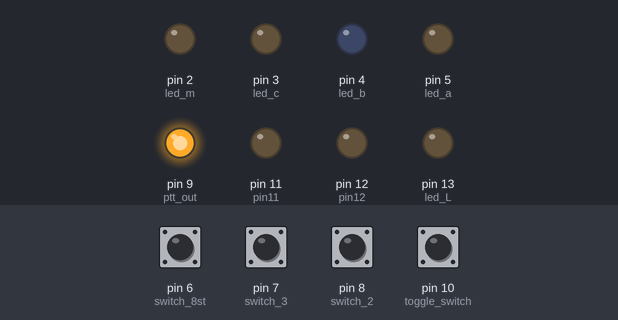
The sketch below on a simulated Arduino Uno, built with avr-gcc and run on an emulated ATmega328P. On the bench: output pins drawn as LEDs (lit = HIGH). The inputs (shaded band) are chosen by the test bench; at power-on: pin 6 (switch_8st), pin 7 (switch_3), pin 8 (switch_2), pin 10 (toggle_switch) HIGH.

Above: at 2.5 s.
2.6 s: pin 10 (toggle_switch) pulled LOW for 0.15 s
At 3.8 s:
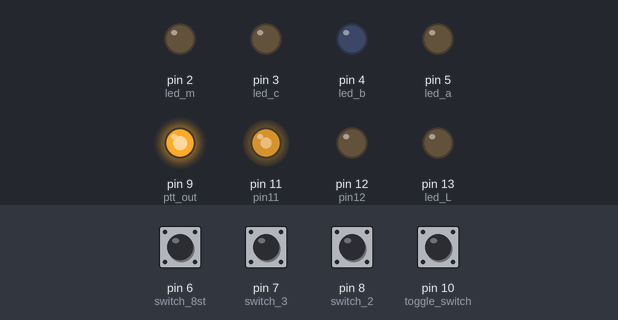
4.3 s: pin 10 (toggle_switch) pulled LOW for 1 s
At 5.1 s:
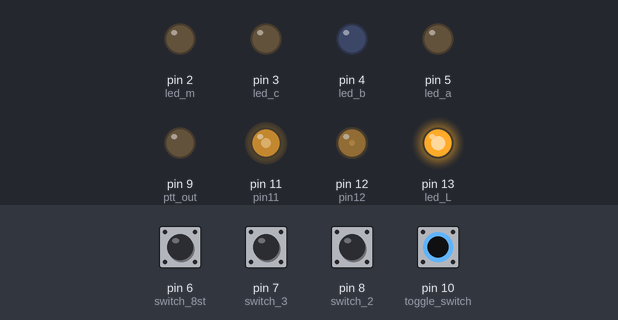
6.8 s: pin 10 (toggle_switch) pulled LOW for 0.15 s
At 8.2 s:
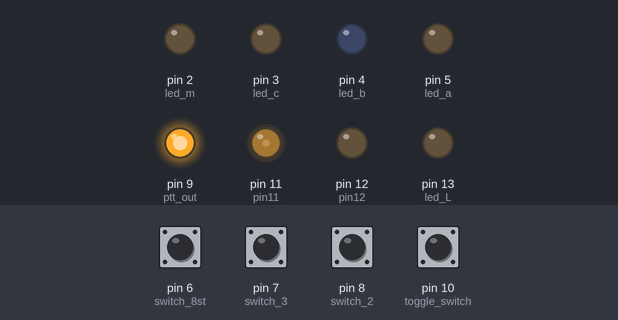
8.5 s: pin 10 (toggle_switch) pulled LOW for 3.2 s
At 12.1 s:
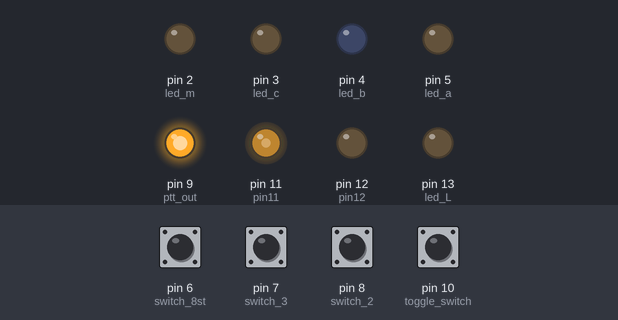
13.2 s: pin 10 (toggle_switch) pulled LOW for 0.15 s
At 14.3 s:
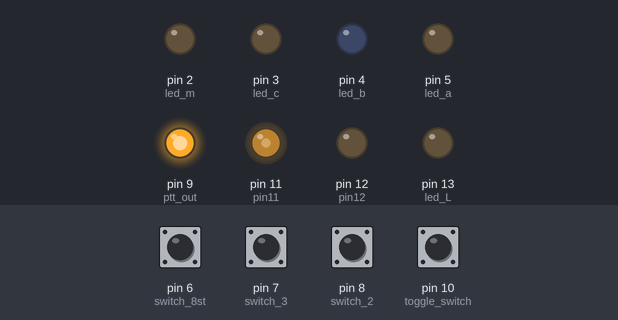
14.8 s: pin 10 (toggle_switch) pulled LOW for 0.15 s
At 15.5 s:
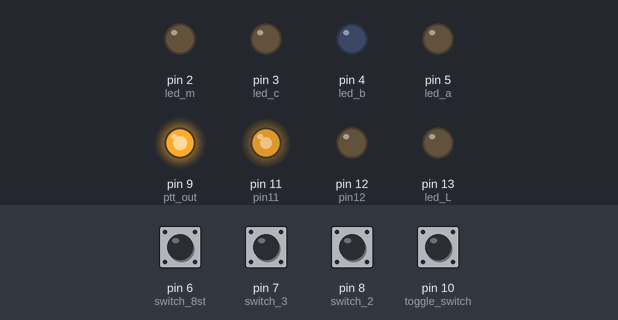
Timing chart, 0 to 17.5 s (numbered marks = the images above; inputs shaded):
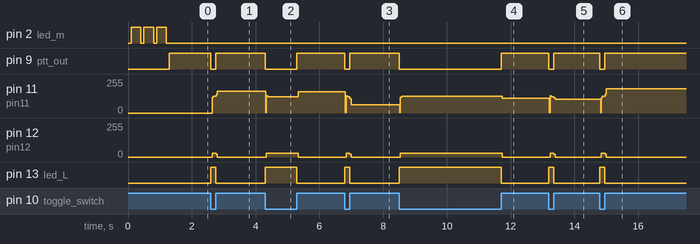

Measured:
- after the input at 2.6 s, pin 9 (ptt_out): HIGH → LOW at once, → HIGH 0.15 s later; pin 11 (pin11): 0/255 → 125/255 at once, → 164/255 0.12 s later; pin 12 (pin12): 0/255 → 27/255 at once, → 0/255 0.12 s later; pin 13 (led_L): LOW → HIGH at once, → LOW 0.15 s later
- after the input at 4.3 s, pin 9 (ptt_out): HIGH → LOW at once, → HIGH 1.0 s later; pin 11 (pin11): 164/255 → 122/255 at once, → 161/255 1.0 s later; pin 12 (pin12): 0/255 → 27/255 at once, → 0/255 1.0 s later; pin 13 (led_L): LOW → HIGH at once, → LOW 1.0 s later
- after the input at 6.8 s, pin 9 (ptt_out): HIGH → LOW at once, → HIGH 0.15 s later; pin 11 (pin11): 161/255 → 122/255 at once, → 62/255 0.14 s later; pin 12 (pin12): 0/255 → 27/255 at once, → 0/255 0.12 s later; pin 13 (led_L): LOW → HIGH at once, → LOW 0.15 s later
- after the input at 8.5 s, pin 9 (ptt_out): HIGH → LOW at once, → HIGH 3.2 s later; pin 11 (pin11): 62/255 → 125/255 at once, → 111/255 3.2 s later; pin 12 (pin12): 0/255 → 27/255 at once, → 0/255 3.2 s later; pin 13 (led_L): LOW → HIGH at once, → LOW 3.2 s later
- after the input at 13.2 s, pin 9 (ptt_out): HIGH → LOW at once, → HIGH 0.15 s later; pin 11 (pin11): 111/255 → 122/255 at once, → 105/255 0.14 s later; pin 12 (pin12): 0/255 → 27/255 at once, → 0/255 0.12 s later; pin 13 (led_L): LOW → HIGH at once, → LOW 0.15 s later
- after the input at 14.8 s, pin 9 (ptt_out): HIGH → LOW at once, → HIGH 0.15 s later; pin 11 (pin11): 105/255 → 125/255 at once, → 181/255 0.14 s later; pin 12 (pin12): 0/255 → 27/255 at once, → 0/255 0.12 s later; pin 13 (led_L): LOW → HIGH at once, → LOW 0.15 s later

The sketch:

ctss_encoder_pa3guo_fix_12may2016.ino
```cpp
// -------------------------------------------------------
// CTCSS Encoder by Henk Hamoen, PA3GUO, The Netherlands.
// March 2016
//
// Credits CtcssTone libraries: Jan van Lienden PE1CID.
// -------------------------------------------------------

#include "CtcssToneId.h"
#include "CtcssTone.h"

// variables for the (morse code timing) of the flash LED
// -------------------------------------------------------
const int flash_start   = 100;
const int flash_dash    = 300;
const int flash_dot     = 100;
const int flash_spacing = 100;

// variables that define the inputs & outputs of the Arduino
// -------------------------------------------------------
const int toggle_switch =  10;
const int ptt_out = 9;
const int switch_1      =   9; // LSB
const int switch_2      =   8; // MSB (4 states)
const int switch_3      =   7; // MSB (8 states)
const int switch_8st    =   6; // '0' 4 states, '1' 8 states
const int led_a         =   5; // LSB
const int led_b         =   4; // MSB (4 states)
const int led_c         =   3; // MSB (8 states)
const int led_m         =   2; // morse code LED
const int led_L         =    LED_BUILTIN; // default

// variables that define the 4 (or 8) states of the finite state machine (FSM)
// -------------------------------------------------------
const int state_1       =   1; //  71,9 Hz region B: South NL
const int state_2       =   2; //  77,0 Hz region D: Mid & East NL
const int state_3       =   3; //  82,5 Hz region F: North NL
const int state_4       =   4; //  88,5 Hz region H: West NL
const int state_5       =   5; //  79,9 Hz region E: West-Vlaanderen en Oost-Vlaanderen Belgium
const int state_6       =   6; // 131,8 Hz region T: Antwerpen, Limburg, Vlaams-Brabant, Waals-Brabant en het Brussels gewest Belgium
const int state_7       =   7; // 110,0 Hz region O: Germany
const int state_8       =   8; // 123,0 Hz region R: Germany

// variously temporal values
// -------------------------------------------------------
int state;
int val_1;
int val_2;
int val_3;
int val_8st;
int val_t = 1;

// function that flashes the associated letter/character of a state in morse code (B, D, ...)
// -------------------------------------------------------
int send_morse_code(int statee){
  if (statee == state_1)
    {delay(flash_start); // B: -...
     digitalWrite(led_m, HIGH);delay(flash_dash);digitalWrite(led_m, LOW);delay(flash_spacing);
     digitalWrite(led_m, HIGH);delay(flash_dot); digitalWrite(led_m, LOW);delay(flash_spacing);
     digitalWrite(led_m, HIGH);delay(flash_dot); digitalWrite(led_m, LOW);delay(flash_spacing);
     digitalWrite(led_m, HIGH);delay(flash_dot); digitalWrite(led_m, LOW);delay(flash_spacing);
    }
  else if (statee == state_2)
    {delay(flash_start); // D: -..
     digitalWrite(led_m, HIGH);delay(flash_dash);digitalWrite(led_m, LOW);delay(flash_spacing);
     digitalWrite(led_m, HIGH);delay(flash_dot); digitalWrite(led_m, LOW);delay(flash_spacing);
     digitalWrite(led_m, HIGH);delay(flash_dot); digitalWrite(led_m, LOW);delay(flash_spacing);
    }
  else if (statee == state_3)
    {delay(flash_start); // F: ..-.
     digitalWrite(led_m, HIGH);delay(flash_dot); digitalWrite(led_m, LOW);delay(flash_spacing);
     digitalWrite(led_m, HIGH);delay(flash_dot); digitalWrite(led_m, LOW);delay(flash_spacing);
     digitalWrite(led_m, HIGH);delay(flash_dash);digitalWrite(led_m, LOW);delay(flash_spacing);
     digitalWrite(led_m, HIGH);delay(flash_dot); digitalWrite(led_m, LOW);delay(flash_spacing);
    }
  else if (statee == state_4)
    {delay(flash_start); // H: ....
     digitalWrite(led_m, HIGH);delay(flash_dot); digitalWrite(led_m, LOW);delay(flash_spacing);
     digitalWrite(led_m, HIGH);delay(flash_dot); digitalWrite(led_m, LOW);delay(flash_spacing);
     digitalWrite(led_m, HIGH);delay(flash_dot); digitalWrite(led_m, LOW);delay(flash_spacing);
     digitalWrite(led_m, HIGH);delay(flash_dot); digitalWrite(led_m, LOW);delay(flash_spacing);
    }
  else if (statee == state_5)
    {delay(flash_start); // E: .
     digitalWrite(led_m, HIGH);delay(flash_dot); digitalWrite(led_m, LOW);delay(flash_spacing);
     }
  else if (statee == state_6)
    {delay(flash_start); // T: -
     digitalWrite(led_m, HIGH);delay(flash_dash);digitalWrite(led_m, LOW);delay(flash_spacing);
     }
  else if (statee == state_7)
    {delay(flash_start); // O: ---
     digitalWrite(led_m, HIGH);delay(flash_dash);digitalWrite(led_m, LOW);delay(flash_spacing);
     digitalWrite(led_m, HIGH);delay(flash_dash);digitalWrite(led_m, LOW);delay(flash_spacing);
     digitalWrite(led_m, HIGH);delay(flash_dash);digitalWrite(led_m, LOW);delay(flash_spacing);
     }
  else if (statee == state_8)
    {delay(flash_start); // R: .-.
     digitalWrite(led_m, HIGH);delay(flash_dot); digitalWrite(led_m, LOW);delay(flash_spacing);
     digitalWrite(led_m, HIGH);delay(flash_dash);digitalWrite(led_m, LOW);delay(flash_spacing);
     digitalWrite(led_m, HIGH);delay(flash_dot); digitalWrite(led_m, LOW);delay(flash_spacing);
    }
}

// the setup routine that runs only once (at start up)
// -------------------------------------------------------

void setup()
{
  // configure the inputs and outputs
  // -------------------------------------
  pinMode(led_a, OUTPUT);
  pinMode(led_b, OUTPUT);
  pinMode(led_c, OUTPUT);
  pinMode(led_m, OUTPUT);
  pinMode(led_L, OUTPUT);

  pinMode(toggle_switch, INPUT_PULLUP);
  pinMode(ptt_out, OUTPUT);
  //pinMode(switch_1,      INPUT_PULLUP);
  pinMode(switch_2,      INPUT_PULLUP);
  pinMode(switch_3,      INPUT_PULLUP);
  pinMode(switch_8st,    INPUT_PULLUP);

  // read start-up state from the switches
  // -------------------------------------
  val_1   = digitalRead(switch_1);
  val_2   = digitalRead(switch_2);
  val_3   = digitalRead(switch_3);
  val_8st = digitalRead(switch_8st);

  if (val_8st==0)  // 4 states mode
  {
    if      (val_2 == 0 && val_1 == 0)              {state = state_1;}
    else if (val_2 == 0 && val_1 == 1)              {state = state_2;}
    else if (val_2 == 1 && val_1 == 0)              {state = state_3;}
    else                                            {state = state_4;}
  }
  else if (val_8st==1)  // 8 states mode
  {
    if      (val_3 == 0 && val_2 == 0 && val_1 == 0) {state = state_1;}
    else if (val_3 == 0 && val_2 == 0 && val_1 == 1) {state = state_2;}
    else if (val_3 == 0 && val_2 == 1 && val_1 == 0) {state = state_3;} // fixed
    else if (val_3 == 0 && val_2 == 1 && val_1 == 1) {state = state_4;}
    else if (val_3 == 1 && val_2 == 0 && val_1 == 0) {state = state_5;}
    else if (val_3 == 1 && val_2 == 0 && val_1 == 1) {state = state_6;}
    else if (val_3 == 1 && val_2 == 1 && val_1 == 0) {state = state_7;} // fixed
    else                                             {state = state_8;}
  }

  send_morse_code(state);

  // initialise the CTCSS tone generation
  // -------------------------------------
  CtcssTone.init();

}

// main program loop
// -------------------------------------

void loop() {
  val_t   = digitalRead(toggle_switch);
  if (val_t == 0 ) {
    digitalWrite(led_L, HIGH);
    digitalWrite(ptt_out, LOW);
    CtcssTone.tone_on(tone_ctcss_R);
  } else {
    digitalWrite(led_L, LOW);
    digitalWrite(ptt_out, HIGH);
    CtcssTone.tone_off();
  }

}

void ORIGINALloop()
{

  //configure outputs depending on current state
  // -------------------------------------------
  if      (state == state_1)
    {
    digitalWrite(led_c, LOW);  digitalWrite(led_b, LOW); digitalWrite(led_a, LOW); // (a = LSB)
    CtcssTone.tone_on(tone_ctcss_B);
    }
  else if (state == state_2)
    {
    digitalWrite(led_c, LOW); digitalWrite(led_b, LOW); digitalWrite(led_a, HIGH); // (a = LSB)
    CtcssTone.tone_on(tone_ctcss_D);
    }
  else if (state == state_3)
    {
    digitalWrite(led_c, LOW);  digitalWrite(led_b, HIGH); digitalWrite(led_a, LOW); // (a = LSB)
    CtcssTone.tone_on(tone_ctcss_F);
    }
  else if (state == state_4)
    {
    digitalWrite(led_c, LOW); digitalWrite(led_b, HIGH); digitalWrite(led_a, HIGH); // (a = LSB)
    CtcssTone.tone_on( tone_ctcss_H );
    }
  else if (state == state_5)
    {
    digitalWrite(led_c, HIGH); digitalWrite(led_b, LOW); digitalWrite(led_a, LOW); // (a = LSB)
    CtcssTone.tone_on(tone_ctcss_E);
    }
  else if (state == state_6)
    {
    digitalWrite(led_c, HIGH);  digitalWrite(led_b, LOW); digitalWrite(led_a, HIGH); // (a = LSB)
    CtcssTone.tone_on(tone_ctcss_T);
    }
  else if (state == state_7)
    {
    digitalWrite(led_c, HIGH); digitalWrite(led_b, HIGH); digitalWrite(led_a, LOW); // (a = LSB)
    CtcssTone.tone_on( tone_ctcss_O );
    }
  else if (state == state_8)
    {
    digitalWrite(led_c, HIGH); digitalWrite(led_b, HIGH); digitalWrite(led_a, HIGH); // (a = LSB)
    CtcssTone.tone_on( tone_ctcss_R );
    }

   // delay inbetween toggling from one state to the next
   // --------------------------------------
   if (val_t == 0) {delay(300);send_morse_code(state);val_t = 1;}

   // check if the toggle switch is pushed to go to the next state
   // ---------------------------------------------
   val_t   = digitalRead(toggle_switch);
   val_8st = digitalRead(switch_8st);

       if (val_t == 0) // toggle switch pushed
         {
         if (val_8st == 0) // 4 state mode
           {
                 if (state == state_1) {state = state_2;}
            else if (state == state_2) {state = state_3;}
            else if (state == state_3) {state = state_4;}
            else                       {state = state_1;}
           }
         else if (val_8st == 1) // 8 state mode
           {
                 if (state == state_1) {state = state_2;}
            else if (state == state_2) {state = state_3;}
            else if (state == state_3) {state = state_4;}
            else if (state == state_4) {state = state_5;}
            else if (state == state_5) {state = state_6;}
            else if (state == state_6) {state = state_7;}
            else if (state == state_7) {state = state_8;}
            else                       {state = state_1;}
           }

        }
   }
```

CtcssTone.cpp
```cpp
// (licence header left out)
/* Include files */
#include <Arduino.h>
#include "CtcssToneId.h"
#include "CtcssTone.h"

/* Defintions */

#define cbi(sfr, bit) (_SFR_BYTE(sfr) &= ~_BV(bit))
#define sbi(sfr, bit) (_SFR_BYTE(sfr) |= _BV(bit))

// table of 256 sine values / one sine period / stored in flash memory
PROGMEM const unsigned char sine256[] =
{
  127, 130, 133, 136, 139, 143, 146, 149, 152, 155, 158, 161, 164, 167, 170, 173,
  176, 178, 181, 184, 187, 190, 192, 195, 198, 200, 203, 205, 208, 210, 212, 215,
  217, 219, 221, 223, 225, 227, 229, 231, 233, 234, 236, 238, 239, 240, 242, 243,
  244, 245, 247, 248, 249, 249, 250, 251, 252, 252, 253, 253, 253, 254, 254, 254,
  254, 254, 254, 254, 253, 253, 253, 252, 252, 251, 250, 249, 249, 248, 247, 245,
  244, 243, 242, 240, 239, 238, 236, 234, 233, 231, 229, 227, 225, 223, 221, 219,
  217, 215, 212, 210, 208, 205, 203, 200, 198, 195, 192, 190, 187, 184, 181, 178,
  176, 173, 170, 167, 164, 161, 158, 155, 152, 149, 146, 143, 139, 136, 133, 130,
  127, 124, 121, 118, 115, 111, 108, 105, 102,  99,  96,  93,  90,  87,  84,  81,
   78,  76,  73,  70,  67,  64,  62,  59,  56,  54,  51,  49,  46,  44,  42,  39,
   37,  35,  33,  31,  29,  27,  25,  23,  21,  20,  18,  16,  15,  14,  12,  11,
   10,   9,   7,   6,   5,   5,   4,   3,   2,   2,   1,   1,   1,   0,   0,   0,
    0,   0,   0,   0,   1,   1,   1,   2,   2,   3,   4,   5,   5,   6,   7,   9,
   10,  11,  12,  14,  15,  16,  18,  20,  21,  23,  25,  27,  29,  31,  33,  35,
   37,  39,  42,  44,  46,  49,  51,  54,  56,  59,  62,  64,  67,  70,  73,  76,
   78,  81,  84,  87,  90,  93,  96,  99, 102, 105, 108, 111, 115, 118, 121, 124
};

const uint32_t CtcssToneClass::tone_defs [TONE_MAX_TONES] =
{
         0, /* no_tone */
   9172440, /*  A */
   9843260, /*  B */
  10185515, /*  C */
  10541460, /*  D */
  10911096, /*  E */
  11294422, /*  F */
  11691438, /*  G */
  12115834, /*  H */
  12526541, /*  I */
  12978317, /*  J */
  13334263, /*  K */
  13690208, /*  L */
  14169366, /*  M */
  14675903, /*  N */
  15182441, /*  O */
  15716359, /*  P */
  16263967, /*  Q */
  16838956, /*  R */
  17427635, /*  S */
  18043694, /*  T */
  18687134, /*  U */
  19344264, /*  V */
  20015084, /*  W */
  20726975, /*  X */
  21452556, /*  Y */
  22205518, /*  Z */
  22985860, /* AA */
  23793582, /* AB */
  24628685, /* AC */
  25491168, /* AD */
  26394722, /* AE */
  27859574, /* AF */
  28845269, /* AG */
  29858344, /* AH */
  30898800, /* AI */
  31980326, /* AJ */
  33102924, /* AK */
  34266591, /* AL */
};

/* Static variables */

Tone_Id    CtcssToneClass::current_tone    = tone_no_tone;
Tone_State CtcssToneClass::tone_state      = tone_state_off;

// variables used inside interrupt service declared as voilatile
volatile uint8_t  icnt;            // ISR variable
volatile uint32_t phaccu;          // phase accumulator
volatile uint32_t tword_m;         // dds tuning word m

// Constructors ////////////////////////////////////////////////////////////////

CtcssToneClass::CtcssToneClass()
{
}

// Private Methods //////////////////////////////////////////////////////////////

/*
 * Setup_timer2
 * Function to setup timer2 for tone generation
 *    set prescaler to 1,
 *    PWM mode to phase correct PWM,
 *    16000000/510 = 31372.55 Hz clock.
 * in: none
 * out: none
 * return: none
 */
void CtcssToneClass::Setup_timer2( void )
{
  // Timer2 Clock Prescaler to : 1
  sbi (TCCR2B, CS20);
  cbi (TCCR2B, CS21);
  cbi (TCCR2B, CS22);

  // Timer2 ouput A PWM Mode set to Phase Correct PWM
  cbi (TCCR2A, COM2A0);  // clear Compare Match
  sbi (TCCR2A, COM2A1);

  sbi (TCCR2A, WGM20);  // Mode 1  / Phase Correct PWM
  cbi (TCCR2A, WGM21);
  cbi (TCCR2B, WGM22);
}

// Interrupt Service Routine //////////////////////////////////////////////////////////////

//******************************************************************
/*
 * Interrupt Service Routine for Timer2
 * Timer2 Interrupt Service at 31372,550 kHz = 32uSec
 *   This is the timebase REFCLOCK for the DDS generator
 *   F_OUT = (M (REFCLK)) / (2 exp 32)
 *   runtime: 8 microseconds ( inclusive push and pop)
 */
ISR( TIMER2_OVF_vect )
{
  sbi( PORTB, 4 );           // Test / set PORTB,4 (Pin D12) high to observe timing with a oscope

  phaccu = phaccu + tword_m; // soft DDS, phase accu with 32 bits
  icnt = phaccu >> 24;       // use upper 8 bits for phase accu as frequency information
                             // read value from ROM sine table and send to PWM DAC
  OCR2A = pgm_read_byte_near( sine256 + icnt );

  cbi( PORTB, 4 );            // reset PORTB,4 (Pin D12)
}

// Public Methods //////////////////////////////////////////////////////////////

/*
 * init
 * Function to initialise the generation of a tones
 * in: none
 * out: none
 * return: none
 */
void CtcssToneClass::init ( void )
{
  current_tone    = tone_no_tone;
  tone_state      = tone_state_off;

  pinMode( 11, OUTPUT);      // pin11 = PWM output / frequency output (PORTB 3), CTCSS
  pinMode( 12, OUTPUT);      // pin12 = test output in ISR (PORTB 4)

  // Initialise timer 2
  CtcssTone.Setup_timer2();
  tword_m = tone_defs[0];
}

/*
 * tone_on
 * Function to select and start the generation of a tone
 * in: tone_id
 * out: none
 * return: none
 */
void CtcssToneClass::tone_on ( Tone_Id tone_id )
{
  // Switch off current tone
  cbi ( TIMSK2, TOIE2 );              // disable Timer2 Interrupt

  if ( tone_id <= tone_ctcss_AL )
  {
    current_tone = tone_id;
    tone_state   = tone_state_on;

    // Enter the tone values
    tword_m = tone_defs[tone_id];

    // Start the tone by enabling interrupt timer3
    sbi ( TIMSK2, TOIE2 );              // enable Timer3 Interrupt
  }
  else
  {
    // No tone
    current_tone = tone_no_tone;
    tone_state   = tone_state_off;
    tword_m      = tone_defs[0];
  }
}

/*
 * set_tone
 * Function to select the generation of a tone.
 *   If the tone is on or off is not changed.
 * in: tone_id
 * out: none
 * return: none
 */
void CtcssToneClass::set_tone ( Tone_Id tone_id )
{
  if ( tone_state_on == tone_state )
  {
    tone_on ( tone_id );
  }
  else
  {
    current_tone = tone_id;
  }
}

/*
 * prev_tone_on
 * Function to start the generation of the tone last used.
 * in: none
 * out: none
 * return: none
 */
void CtcssToneClass::prev_tone_on ( void )
{
  tone_on ( current_tone );
}

/*
 * tone_off
 * Function to stop the generation of a tone
 * in: none
 * out: none
 * return: none
 */
void CtcssToneClass::tone_off ( void )
{
  // Stop the tone
  cbi ( TIMSK2, TOIE2 );              // disable Timer2 Interrupt
  tone_state = tone_state_off;
}

/*
 * toggle_tone
 * Function to toggle a tone
 * in: none
 * out: none
 * return: none
 */
void CtcssToneClass::toggle_tone ( void )
{
  switch ( tone_state )
  {
    case tone_state_off:
      prev_tone_on ();
      break;
    case tone_state_on:
      tone_off ();
      break;
    default:
      tone_off ();
      break;
  }
}

/*
 * get_tone
 * Function to return the current generated tone
 * in: none
 * out: none
 * return: tone_id
 */
Tone_Id CtcssToneClass::get_tone ( void )
{
  Tone_Id tone = tone_no_tone;

  switch ( tone_state )
  {
    case tone_state_off:
      tone = tone_no_tone;
      break;
    case tone_state_on:
      tone = current_tone;
      break;
    default:
      tone = tone_no_tone;
      break;
  }
  return ( tone );
}

/*
 * get_tone_on
 * Function to return if a tone is being generated
 * in: none
 * out: none
 * return: tone_on
 */
bool CtcssToneClass::get_tone_on ( void )
{
  return ( tone_state == tone_state_on );
}

// Preinstantiate Objects //////////////////////////////////////////////////////

CtcssToneClass CtcssTone;

/* End of file CtcssTone.cpp */
```

Source omitted: CtcssTone.h (1010 bytes), CtcssToneId.h (1013 bytes)
